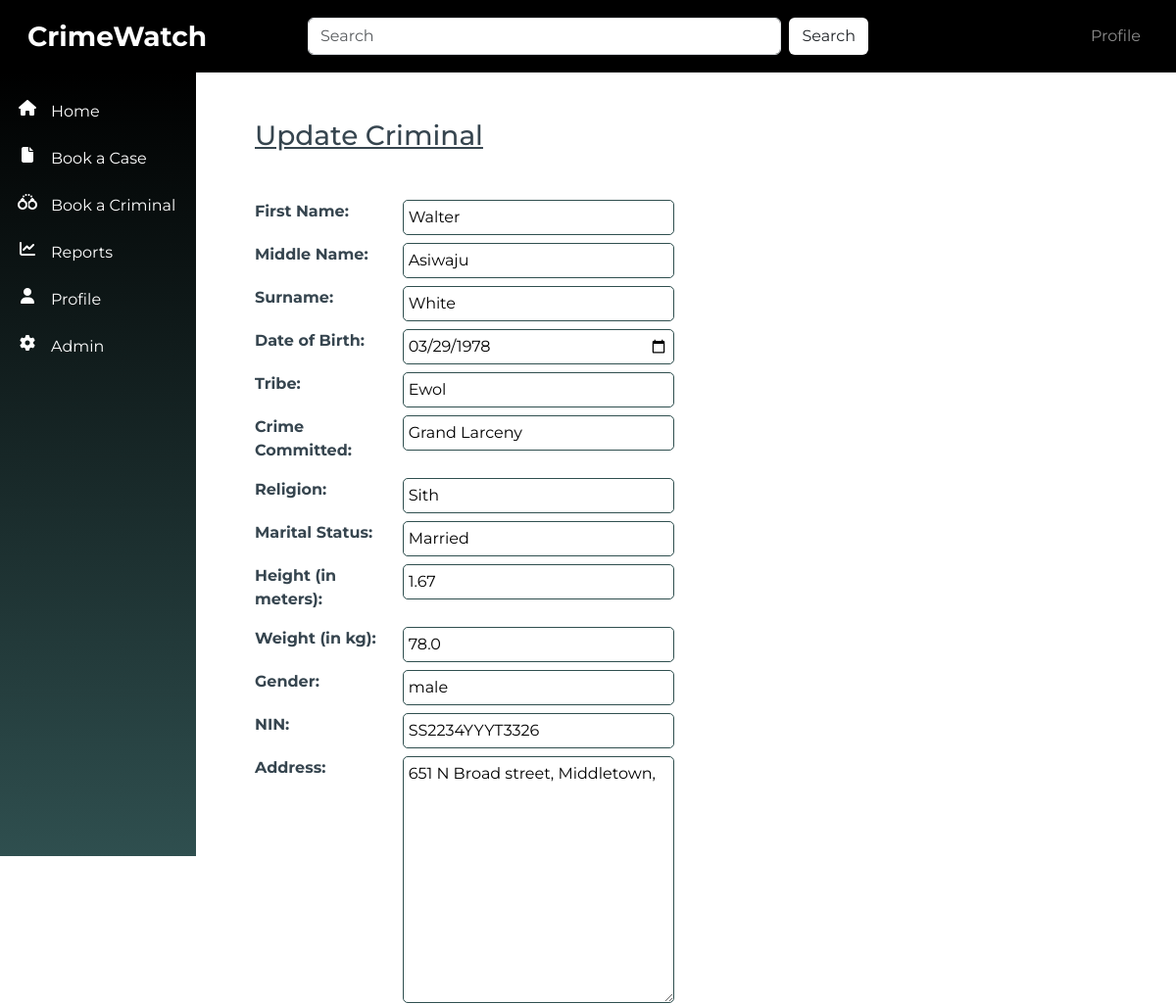
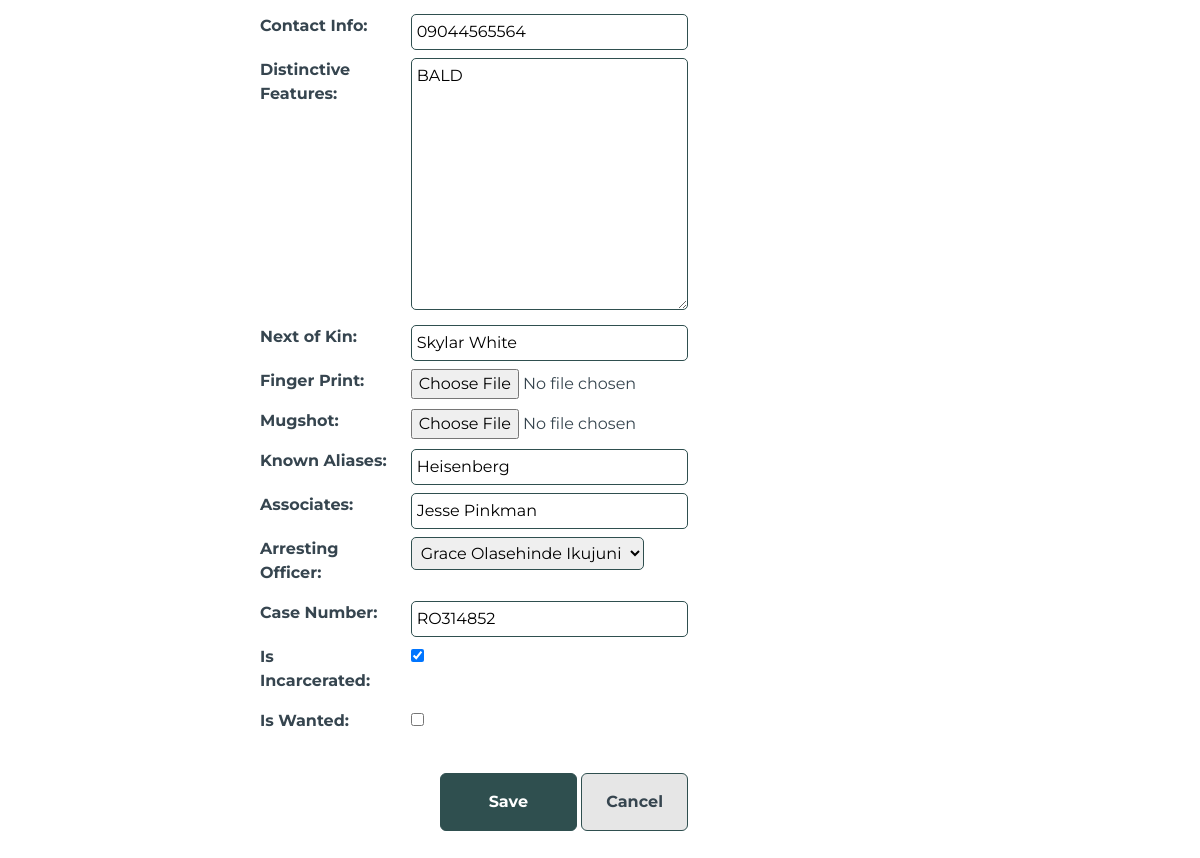
The app's page /criminals/update/1/ with its own data (2 pictures, top to bottom).
### criminals/models.py (models this page shows, shortened)
class CriminalRecord(models.Model):
    first_name = models.CharField(max_length=255)
    middle_name = models.CharField(max_length=255, blank=True)
    surname = models.CharField(max_length=255)
    date_of_birth = models.DateField()
    date_of_arrest = models.DateField(auto_now_add=True)
    time_of_arrest = models.TimeField(auto_now_add=True)
    crime_committed = models.CharField(max_length=100, default="Grand Larceny", blank=False)
    tribe = models.CharField(max_length=100)
    religion = models.CharField(max_length=100, blank=True)
    marital_status = models.CharField(max_length=100)
    height_in_meters = models.FloatField()
    weight_in_kg = models.FloatField()
    gender = models.CharField(max_length=10)
    nin = models.CharField(max_length=100, unique=True)
    address = models.TextField(blank=True)
    contact_info = models.CharField(max_length=100, blank=True)
    distinctive_features = models.TextField(default="Scars, Tribal marks, Tattoos, Piercings, etc.")
    next_of_kin = models.CharField(max_length=255, blank=True)
    finger_print = models.ImageField(upload_to='images/', blank=True)
    mugshot = models.ImageField(upload_to='images/', blank=True)
    known_aliases = models.CharField(max_length=255, blank=True)
    associates = models.CharField(max_length=255, blank=True)
    arresting_officer = models.ForeignKey(Officer, on_delete=models.CASCADE, blank=True)
    case_number = models.CharField(max_length=9, default=generate_case_number, unique=True)
    is_incarcerated = models.BooleanField(default=True)
    is_wanted = models.BooleanField(default=False)

### criminals/views.py (the view)
# urls.py: path('update/<int:pk>/', views.criminal_update, name='criminal_update'),
def criminal_update(request, pk):
    criminal = get_object_or_404(CriminalRecord, pk=pk)
    if request.method == 'POST':
        form = CriminalForm(request.POST, instance=criminal)
        if form.is_valid():
            form.save()
            return redirect('criminal_list')
    else:
        form = CriminalForm(instance=criminal)
    return render(request, 'criminal_form.html', {'form': form})

### criminals/forms.py
class CriminalForm(forms.ModelForm):
    class Meta:
        model = CriminalRecord
        fields = '__all__'
        widgets = {
            'date_of_birth': forms.DateInput(attrs={'type': 'date'}),
            'date_of_arrest': forms.DateInput(attrs={'type': 'date'}),
            'time_of_arrest': forms.TimeInput(attrs={'type': 'time'}),
        }

### officers/models.py (called while the page is built)
    def __str__(self):
        return self.name

### criminals/templates/criminal_form.html (shortened to what this page needs)
{% extends 'base.html' %}
{% block content %}
<div class="container-fluid p-5">
    <h1 class="fs-3 mb-3 text-decoration-underline">{{ form.instance.pk|yesno:"Update Criminal,Create Criminal" }}</h1>
    <form method="post" enctype="multipart/form-data" class="needs-validation mt-5">
        <div class="row">
            <div class="col-6">
                <div class="row mb-2 align-items-start">
                    <div class="col-md-5 col-lg-4">
                        <label class="form-label fw-bold" for="id_first_name">First Name:</label>
                    </div>
                    <div class="col-md-7 col-lg-8 rounded-top">
                        {{ form.first_name }}
                    </div>
                </div>
                <div class="row mb-2 align-items-start">
                    <div class="col-md-5 col-lg-4">
                        <label class="form-label fw-bold" for="id_middle_name">Middle Name:</label>
                    </div>
                    <div class="col-md-7 col-lg-8 rounded-top">
                        {{ form.middle_name }}
                    </div>
                </div>
                <div class="row mb-2 align-items-start">
                    <div class="col-md-5 col-lg-4">
                        <label class="form-label fw-bold" for="id_surname">Surname:</label>
                    </div>
                    <div class="col-md-7 col-lg-8 rounded-top">
                        {{ form.surname }}
                    </div>
                </div>
                <div class="row mb-2 align-items-start">
                    <div class="col-md-5 col-lg-4">
                        <label class="form-label fw-bold" for="id_date_of_birth">Date of Birth:</label>
                    </div>
                    <div class="col-md-7 col-lg-8 rounded-top">
                        {{ form.date_of_birth }}
                    </div>
                </div>
                <div class="row mb-2 align-items-start">
                    <div class="col-md-5 col-lg-4">
                        <label class="form-label fw-bold" for="id_tribe">Tribe:</label>
                    </div>
                    <div class="col-md-7 col-lg-8 rounded-top">
                        {{ form.tribe }}
                    </div>
                </div>
                <div class="row mb-2 align-items-start">
                    <div class="col-md-5 col-lg-4">
                        <label class="form-label fw-bold" for="id_crime_committed">Crime Committed:</label>
                    </div>
                    <div class="col-md-7 col-lg-8 rounded-top">
                        {{ form.crime_committed }}
                    </div>
                </div>
                <div class="row mb-2 align-items-start">
                    <div class="col-md-5 col-lg-4">
                        <label class="form-label fw-bold" for="id_religion">Religion:</label>
                    </div>
                    <div class="col-md-7 col-lg-8 rounded-top">
                        {{ form.religion }}
                    </div>
                </div>
                <div class="row mb-2 align-items-start">
                    <div class="col-md-5 col-lg-4">
                        <label class="form-label fw-bold" for="id_marital_status">Marital Status:</label>
                    </div>
                    <div class="col-md-7 col-lg-8 rounded-top">
                        {{ form.marital_status }}
                    </div>
                </div>
                <div class="row mb-2 align-items-start">
                    <div class="col-md-5 col-lg-4">
                        <label class="form-label fw-bold" for="id_height_in_meters">Height (in meters):</label>
                    </div>
                    <div class="col-md-7 col-lg-8 rounded-top">
                        {{ form.height_in_meters }}
                    </div>
                </div>
                <div class="row mb-2 align-items-start">
                    <div class="col-md-5 col-lg-4">
                        <label class="form-label fw-bold" for="id_weight_in_kg">Weight (in kg):</label>
                    </div>
                    <div class="col-md-7 col-lg-8 rounded-top">
                        {{ form.weight_in_kg }}
                    </div>
                </div>
                <div class="row mb-2 align-items-start">
                    <div class="col-md-5 col-lg-4">
                        <label class="form-label fw-bold" for="id_gender">Gender:</label>
                    </div>
                    <div class="col-md-7 col-lg-8 rounded-top">
                        {{ form.gender }}
                    </div>
                </div>
                <div class="row mb-2 align-items-start">
                    <div class="col-md-5 col-lg-4">
                        <label class="form-label fw-bold" for="id_nin">NIN:</label>
                    </div>
                    <div class="col-md-7 col-lg-8 rounded-top">
                        {{ form.nin }}
                    </div>
                </div>
                <div class="row mb-2 align-items-start">
                    <div class="col-md-5 col-lg-4">
                        <label class="form-label fw-bold" for="id_address">Address:</label>
                    </div>
                    <div class="col-md-7 col-lg-8 rounded-top">
                        {{ form.address }}
                    </div>
                </div>
                <div class="row mb-2 align-items-start">
                    <div class="col-md-5 col-lg-4">
                        <label class="form-label fw-bold" for="id_contact_info">Contact Info:</label>
                    </div>
                    <div class="col-md-7 col-lg-8 rounded-top">
                        {{ form.contact_info }}
                    </div>
                </div>
                <div class="row mb-2 align-items-start">
                    <div class="col-md-5 col-lg-4">
                        <label class="form-label fw-bold" for="id_distinctive_features">Distinctive Features:</label>
                    </div>
                    <div class="col-md-7 col-lg-8 rounded-top">
                        {{ form.distinctive_features }}
                    </div>
                </div>
                <div class="row mb-2 align-items-start">
                    <div class="col-md-5 col-lg-4">
                        <label class="form-label fw-bold" for="id_next_of_kin">Next of Kin:</label>
                    </div>
                    <div class="col-md-7 col-lg
                    -8 rounded-top">
                        {{ form.next_of_kin }}
                    </div>
                </div>
                <div class="row mb-2 align-items-start">
                    <div class="col-md-5 col-lg-4">
                        <label class="form-label fw-bold" for="id_finger_print">Finger Print:</label>
                    </div>
                    <div class="col-md-7 col-lg-8 rounded-top">
                        {{ form.finger_print }}
                    </div>
                </div>
                <div class="row mb-2 align-items-start">
                    <div class="col-md-5 col-lg-4">
                        <label class="form-label fw-bold" for="id_mugshot">Mugshot:</label>
                    </div>
                    <div class="col-md-7 col-lg-8 rounded-top">
                        {{ form.mugshot }}
                    </div>
                </div>
                <div class="row mb-2 align-items-start">
                    <div class="col-md-5 col-lg-4">
                        <label class="form-label fw-bold" for="id_known_aliases">Known Aliases:</label>
                    </div>
                    <div class="col-md-7 col-lg-8 rounded-top">
                        {{ form.known_aliases }}
                    </div>
                </div>
                <div class="row mb-2 align-items-start">
                    <div class="col-md-5 col-lg-4">
                        <label class="form-label fw-bold" for="id_associates">Associates:</label>
                    </div>
                    <div class="col-md-7 col-lg-8 rounded-top">
                        {{ form.associates }}
                    </div>
                </div>
                <div class="row mb-2 align-items-start">
                    <div class="col-md-5 col-lg-4">
                        <label class="form-label fw-bold" for="id_arresting_officer">Arresting Officer:</label>
                    </div>
                    <div class="col-md-7 col-lg-8 rounded-top">
                        {{ form.arresting_officer }}
                    </div>
                </div>
                <div class="row mb-2 align-items-start">
                    <div class="col-md-5 col-lg-4">
                        <label class="form-label fw-bold" for="id_case_number">Case Number:</label>
                    </div>
                    <div class="col-md-7 col-lg-8 rounded-top">
                        {{ form.case_number }}
                    </div>
                </div>
                <div class="row mb-2 align-items-start">
                    <div class="col-md-5 col-lg-4">
                        <label class="form-label fw-bold" for="id_is_incarcerated">Is Incarcerated:</label>
                    </div>
                    <div class="col-md-7 col-lg-8 rounded-top">
                        {{ form.is_incarcerated }}
                    </div>
                </div>
                <div class="row mb-2 align-items-start">
                    <div class="col-md-5 col-lg-4">
                        <label class="form-label fw-bold" for="id_is_wanted">Is Wanted:</label>
                    </div>
                    <div class="col-md-7 col-lg-8 rounded-top">
                        {{ form.is_wanted }}
                    </div>
                </div>
                <div class="float-end mt-4" role="group" aria-label="Basic example">
                    <button type="submit" class="btn btn-primary p-3 px-5 fw-bold">Save</button>
                    <a href="{% url 'criminal_list' %}" class="btn btn-gray p-3 px-4 fw-bold">Cancel</a>
                </div>
            </div>
        </div>
    </form>
</div>
{% endblock %}

### static/src/styles.css (style rules this page uses)
body { font-family: 'Montserrat', sans-serif !important; background-color: var(--ivory) !important; color: var(--charcoal) !important; }
:root { --dark-slate-gray:#2F4F4F; --dark-khaki: #BDB76B; --crimson-red: #DC143C; --ivory: ##FFFFF0; --charcoal: #36454F; --dim-gray: #696969; --orange: #FFa500 }
.btn-primary { background-color: var(--dark-slate-gray) !important; border-color: var(--dark-slate-gray) !important; }
.btn-gray { background-color: #e6e6e6 !important; color: var(--ivory) !important; border-color: var(--dark-slate-gray) !important; }
input[type="text"], input[type="number"], input[type="email"], input[type="date"], textarea { width:100%; border-radius: 5px; border: solid 1px #2F4F4F; padding:5px; }
select { border-radius: 5px !important; border: solid 1px #2F4F4F; padding:5px !important; }

### records on screen
CriminalRecord: instance.pk "Update Criminal", first_name "Walter", middle_name "Asiwaju", surname "White", date_of_birth "03/29/1978", tribe "Ewol", crime_committed "Grand Larceny", religion "Sith", marital_status "Married", height_in_meters "1.67", weight_in_kg "78.0", gender "male", nin "SS2234YYYT3326", address "651 N Broad street, Middletown,", contact_info "09044565564", distinctive_features "BALD", next_of_kin "Skylar White", known_aliases "Heisenberg", associates "Jesse Pinkman", arresting_officer "Grace Olasehinde Ikujuni", case_number "RO314852", is_incarcerated "☑"
